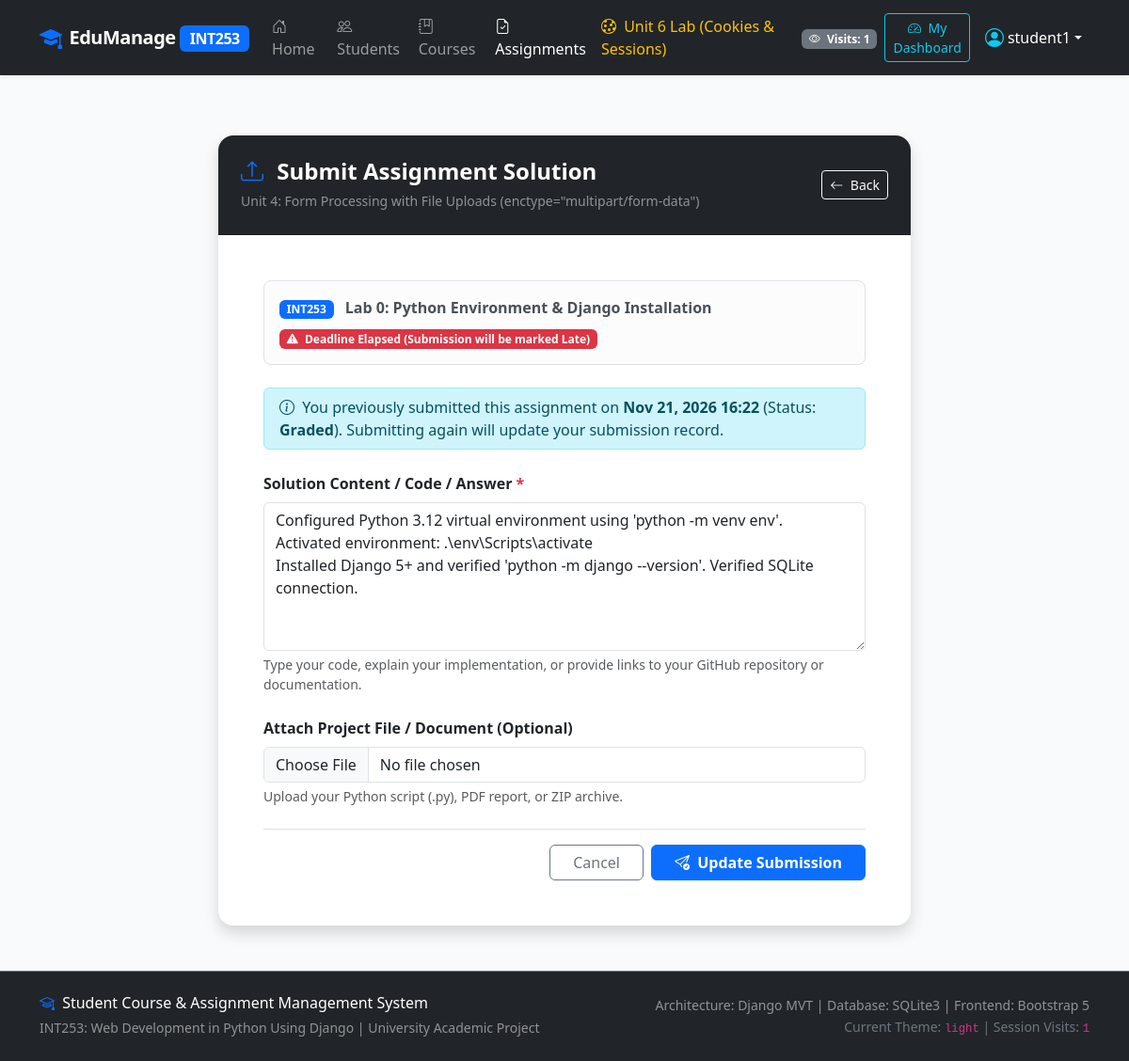
The app's page /assignments/3/submit/ (signed in) with its own data.
### assignments/models.py (models this page shows, shortened)
class Assignment(models.Model):
    assignment_title = models.CharField(
        max_length=200,
        verbose_name="Assignment Title",
        help_text="Title of the assignment or practical project task"
    )
    description = models.TextField(
        verbose_name="Description / Instructions",
        help_text="Detailed problem statement and submission instructions"
    )
    course = models.ForeignKey(
        Course,
        on_delete=models.CASCADE,
        related_name='assignments',
        verbose_name="Associated Course"
    )
    deadline = models.DateTimeField(
        verbose_name="Submission Deadline",
        help_text="Date and time when submissions close"
    )
    max_marks = models.PositiveIntegerField(
        default=100,
        verbose_name="Maximum Marks",
        help_text="Total marks allocated for this assignment"
    )
    created_at = models.DateTimeField(
        auto_now_add=True,
        verbose_name="Created At"
    )
    updated_at = models.DateTimeField(
        auto_now=True,
        verbose_name="Last Updated"
    )
    class Meta:
        ordering = ['deadline', '-created_at']
        verbose_name = "Assignment"
        verbose_name_plural = "Assignments"
    @property
    def is_past_due(self):
        return timezone.now() > self.deadline

class Submission(models.Model):
    STATUS_CHOICES = [
        ('Submitted', 'Submitted On Time'),
        ('Late', 'Submitted Late'),
        ('Graded', 'Evaluated & Graded'),
    ]
    student = models.ForeignKey(
        Student,
        on_delete=models.CASCADE,
        related_name='submissions',
        verbose_name="Student"
    )
    assignment = models.ForeignKey(
        Assignment,
        on_delete=models.CASCADE,
        related_name='submissions',
        verbose_name="Assignment"
    )
    submission_date = models.DateTimeField(
        auto_now_add=True,
        verbose_name="Submission Date & Time"
    )
    submission_text = models.TextField(
        verbose_name="Submission Content",
        help_text="Enter your solution, code snippets, notes, or repository link"
    )
    attachment = models.FileField(
        upload_to='submissions/%Y/%m/',
        blank=True,
        null=True,
        verbose_name="Attachment File (Optional)"
    )
    status = models.CharField(
        max_length=20,
        choices=STATUS_CHOICES,
        default='Submitted',
        verbose_name="Submission Status"
    )
    marks_obtained = models.PositiveIntegerField(
        blank=True,
        null=True,
        verbose_name="Marks Obtained"
    )
    feedback = models.TextField(
        blank=True,
        null=True,
        verbose_name="Instructor Feedback"
    )
    updated_at = models.DateTimeField(
        auto_now=True,
        verbose_name="Last Updated"
    )
    class Meta:
        ordering = ['-submission_date']
        unique_together = ('student', 'assignment')
        verbose_name = "Submission"
        verbose_name_plural = "Submissions"

### courses/models.py (models this page shows, shortened)
class Course(models.Model):
    DEPARTMENT_CHOICES = [
        ('CSE', 'Computer Science and Engineering'),
        ('IT', 'Information Technology'),
        ('ECE', 'Electronics & Communication Engineering'),
        ('ME', 'Mechanical Engineering'),
        ('CIVIL', 'Civil Engineering'),
        ('GEN', 'General Education'),
    ]
    course_name = models.CharField(
        max_length=150,
        verbose_name="Course Name",
        help_text="Official title of the subject/course"
    )
    course_code = models.CharField(
        max_length=20,
        unique=True,
        verbose_name="Course Code",
        help_text="Institutional course code (e.g., INT253, CSE301)"
    )
    description = models.TextField(
        verbose_name="Course Description",
        help_text="Syllabus overview and course outcomes"
    )
    credits = models.PositiveSmallIntegerField(
        default=3,
        verbose_name="Credits",
        help_text="Course credit value (typically 1-5)"
    )
    department = models.CharField(
        max_length=50,
        choices=DEPARTMENT_CHOICES,
        default='CSE',
        verbose_name="Department"
    )
    students = models.ManyToManyField(
        Student,
        related_name='enrolled_courses',
        blank=True,
        verbose_name="Enrolled Students"
    )
    created_at = models.DateTimeField(
        auto_now_add=True,
        verbose_name="Created At"
    )
    updated_at = models.DateTimeField(
        auto_now=True,
        verbose_name="Last Updated"
    )
    class Meta:
        ordering = ['course_code']
        verbose_name = "Course"
        verbose_name_plural = "Courses"

### assignments/views.py (the view)
# urls.py: path('<int:pk>/submit/', views.assignment_submit_view, name='submit'),
@login_required
def assignment_submit_view(request, pk):
    assignment = get_object_or_404(Assignment, pk=pk)
    student = getattr(request.user, 'student_profile', None)
    if not student:
        messages.error(request, "Only registered students can submit assignments.")
        return redirect('assignments:detail', pk=pk)
    if not assignment.course.students.filter(pk=student.pk).exists():
        messages.warning(request, f"You must enroll in '{assignment.course.course_code}' before submitting assignments.")
        return redirect('courses:detail', pk=assignment.course.pk)
    existing_submission = Submission.objects.filter(assignment=assignment, student=student).first()
    if request.method == 'POST':
        form = AssignmentSubmissionForm(request.POST, request.FILES, instance=existing_submission)
        if form.is_valid():
            submission = form.save(commit=False)
            submission.student = student
            submission.assignment = assignment
            if timezone.now() > assignment.deadline:
                submission.status = 'Late'
                messages.warning(request, "Your submission was recorded after the official deadline (Marked Late).")
            else:
                submission.status = 'Submitted'
                messages.success(request, "Assignment submitted successfully on time!")
            submission.save()
            return redirect('assignments:detail', pk=assignment.pk)
        else:
            messages.error(request, "Please check the submission form errors below.")
    else:
        form = AssignmentSubmissionForm(instance=existing_submission)
    context = {
        'form': form,
        'assignment': assignment,
        'existing_submission': existing_submission,
        'page_title': f"Submit: {assignment.assignment_title}",
    }
    return render(request, 'assignments/submission_form.html', context)

### templates/assignments/submission_form.html (shortened to what this page needs)
{% extends 'base.html' %}
{% block content %}
<div class="row justify-content-center my-4">
    <div class="col-lg-8">
        <div class="card shadow border-0 rounded-4">
            <div class="card-header bg-dark text-white p-4 rounded-top-4 d-flex justify-content-between align-items-center">
                <div>
                    <h4 class="fw-bold mb-1">
                        <i class="bi bi-upload text-primary me-2"></i> Submit Assignment Solution
                    </h4>
                    <small class="text-white-50">Unit 4: Form Processing with File Uploads (enctype="multipart/form-data")</small>
                </div>
                <a href="{% url 'assignments:detail' pk=assignment.pk %}" class="btn btn-outline-light btn-sm">
                    <i class="bi bi-arrow-left me-1"></i> Back
                </a>
            </div>
            <div class="card-body p-4 p-md-5">
                <div class="alert alert-light border rounded-3 mb-4">
                    <div class="d-flex justify-content-between align-items-center flex-wrap gap-2">
                        <div>
                            <span class="badge bg-primary me-2">{{ assignment.course.course_code }}</span>
                            <strong>{{ assignment.assignment_title }}</strong>
                        </div>
                        <div>
                            {% if assignment.is_past_due %}
                                <span class="badge bg-danger">
                                    <i class="bi bi-exclamation-triangle-fill me-1"></i> Deadline Elapsed (Submission will be marked Late)
                                </span>
                            {% else %}
                                <span class="badge bg-success">
                                    <i class="bi bi-clock me-1"></i> Deadline: {{ assignment.deadline|date:"M d, Y H:i" }}
                                </span>
                            {% endif %}
                        </div>
                    </div>
                </div>
                {% if existing_submission %}
                    <div class="alert alert-info py-2 mb-4">
                        <i class="bi bi-info-circle me-1"></i> You previously submitted this assignment on <strong>{{ existing_submission.submission_date|date:"M d, Y H:i" }}</strong> (Status: <strong>{{ existing_submission.status }}</strong>). Submitting again will update your submission record.
                    </div>
                {% endif %}
                <form method="POST" enctype="multipart/form-data" novalidate>
                    <div class="mb-4">
                        <label for="{{ form.submission_text.id_for_label }}" class="form-label fw-semibold">
                            Solution Content / Code / Answer <span class="text-danger">*</span>
                        </label>
                        {{ form.submission_text }}
                        <small class="text-muted d-block mt-1">
                            Type your code, explain your implementation, or provide links to your GitHub repository or documentation.
                        </small>
                    </div>
                    <div class="mb-4">
                        <label for="{{ form.attachment.id_for_label }}" class="form-label fw-semibold">
                            Attach Project File / Document (Optional)
                        </label>
                        {{ form.attachment }}
                        <small class="text-muted d-block mt-1">
                            Upload your Python script (.py), PDF report, or ZIP archive.
                        </small>
                    </div>
                    <div class="d-flex justify-content-end gap-2 pt-3 border-top">
                        <a href="{% url 'assignments:detail' pk=assignment.pk %}" class="btn btn-outline-secondary px-4">Cancel</a>
                        <button type="submit" class="btn btn-primary px-4 fw-semibold">
                            <i class="bi bi-send-check me-1"></i> {% if existing_submission %}Update Submission{% else %}Confirm Submission{% endif %}
                        </button>
                    </div>
                </form>
            </div>
        </div>
    </div>
</div>
{% endblock %}

### templates/base.html (shortened to what this page needs)
{% load static %}
<!DOCTYPE html>
<html lang="en">
<head>
    <link href="https://cdn.jsdelivr.net/npm/bootstrap@5.3.3/dist/css/bootstrap.min.css" rel="stylesheet">
    <link rel="stylesheet" href="https://cdn.jsdelivr.net/npm/bootstrap-icons@1.11.3/font/bootstrap-icons.min.css">
    <link rel="stylesheet" href="{% static 'css/custom.css' %}">
</head>
<body class="theme-{{ theme_preference|default:'light' }}">
    <nav class="navbar navbar-expand-lg navbar-dark bg-dark shadow-sm sticky-top">
        <div class="container">
            <a class="navbar-brand brand-logo d-flex align-items-center" href="{% url 'home' %}">
                <i class="bi bi-mortarboard-fill text-primary me-2 fs-4"></i>
                <span>EduManage <span class="badge bg-primary text-white fs-6">INT253</span></span>
            </a>
            <div class="collapse navbar-collapse" id="navbarContent">
                <ul class="navbar-nav me-auto mb-2 mb-lg-0">
                    <li class="nav-item">
                        <a class="nav-link {% if request.path == '/' %}active{% endif %}" href="{% url 'home' %}">
                            <i class="bi bi-house-door me-1"></i> Home
                        </a>
                    </li>
                    <li class="nav-item">
                        <a class="nav-link {% if '/students/' in request.path %}active{% endif %}" href="{% url 'students:list' %}">
                            <i class="bi bi-people me-1"></i> Students
                        </a>
                    </li>
                    <li class="nav-item">
                        <a class="nav-link {% if '/courses/' in request.path %}active{% endif %}" href="{% url 'courses:list' %}">
                            <i class="bi bi-journal-bookmark me-1"></i> Courses
                        </a>
                    </li>
                    <li class="nav-item">
                        <a class="nav-link {% if '/assignments/' in request.path %}active{% endif %}" href="{% url 'assignments:list' %}">
                            <i class="bi bi-file-earmark-check me-1"></i> Assignments
                        </a>
                    </li>
                    <li class="nav-item">
                        <a class="nav-link text-warning {% if '/session-cookie-demo/' in request.path %}active{% endif %}" href="{% url 'accounts:session_cookie_demo' %}">
                            <i class="bi bi-cookie me-1"></i> Unit 6 Lab (Cookies & Sessions)
                        </a>
                    </li>
                </ul>
                <ul class="navbar-nav ms-auto align-items-center">
                    <li class="nav-item me-2 d-none d-md-block">
                        <span class="badge bg-secondary" title="Session Page Views (request.session)">
                            <i class="bi bi-eye me-1"></i> Visits: {{ session_visit_count|default:1 }}
                        </span>
                    </li>
                    {% if user.is_authenticated %}
                        {% if user.is_staff or user.is_superuser %}
                            <li class="nav-item me-2">
                                <a href="{% url 'admin_dashboard' %}" class="btn btn-sm btn-outline-warning">
                                    <i class="bi bi-shield-lock-fill me-1"></i> Faculty Admin
                                </a>
                            </li>
                            <li class="nav-item me-2">
                                <a href="/admin/" target="_blank" class="btn btn-sm btn-outline-light" title="Open Django Built-in Admin Console">
                                    <i class="bi bi-gear-fill me-1"></i> Django Admin
                                </a>
                            </li>
                        {% else %}
                            <li class="nav-item me-2">
                                <a href="{% url 'dashboard' %}" class="btn btn-sm btn-outline-info">
                                    <i class="bi bi-speedometer2 me-1"></i> My Dashboard
                                </a>
                            </li>
                        {% endif %}
                        <li class="nav-item dropdown">
                            <a class="nav-link dropdown-toggle d-flex align-items-center text-white" href="#" id="userDropdown" role="button" data-bs-toggle="dropdown" aria-expanded="false">
                                <i class="bi bi-person-circle fs-5 me-1 text-info"></i>
                                <span>{{ user.username }}</span>
                            </a>
                        </li>
                    {% endif %}
                </ul>
            </div>
        </div>
    </nav>
    <main class="container my-4">
        {% block content %}{% endblock %}
    </main>
    <footer class="footer bg-dark text-white-50 py-4 mt-auto border-top border-secondary">
        <div class="container">
            <div class="row align-items-center">
                <div class="col-md-6 mb-3 mb-md-0">
                    <h6 class="text-white mb-1">
                        <i class="bi bi-mortarboard me-1 text-primary"></i> Student Course & Assignment Management System
                    </h6>
                    <small>INT253: Web Development in Python Using Django | University Academic Project</small>
                </div>
                <div class="col-md-6 text-md-end">
                    <small class="d-block">Architecture: Django MVT | Database: SQLite3 | Frontend: Bootstrap 5</small>
                    <small class="text-secondary">Current Theme: <code>{{ theme_preference|default:'light' }}</code> | Session Visits: <code>{{ session_visit_count|default:1 }}</code></small>
                </div>
            </div>
        </div>
    </footer>
</body>
</html>

### records on screen
Assignment: course.course_code "INT253", assignment_title "Lab 0: Python Environment & Django Installation"
Submission: submission_date "Nov 21, 2026 16:22", status "Graded", submission_text "Configured Python 3.12 virtual environment using 'python -m venv env'. Activated environment: .\\env\\Scripts\\activate Installed Django 5+ and verified 'python -m django --version'. Verified SQLite connection."

### other values on screen
{{ session_visit_count|default:1 }} "1"
{{ user.username }} "student1"
{{ theme_preference|default:'light' }} "light"
